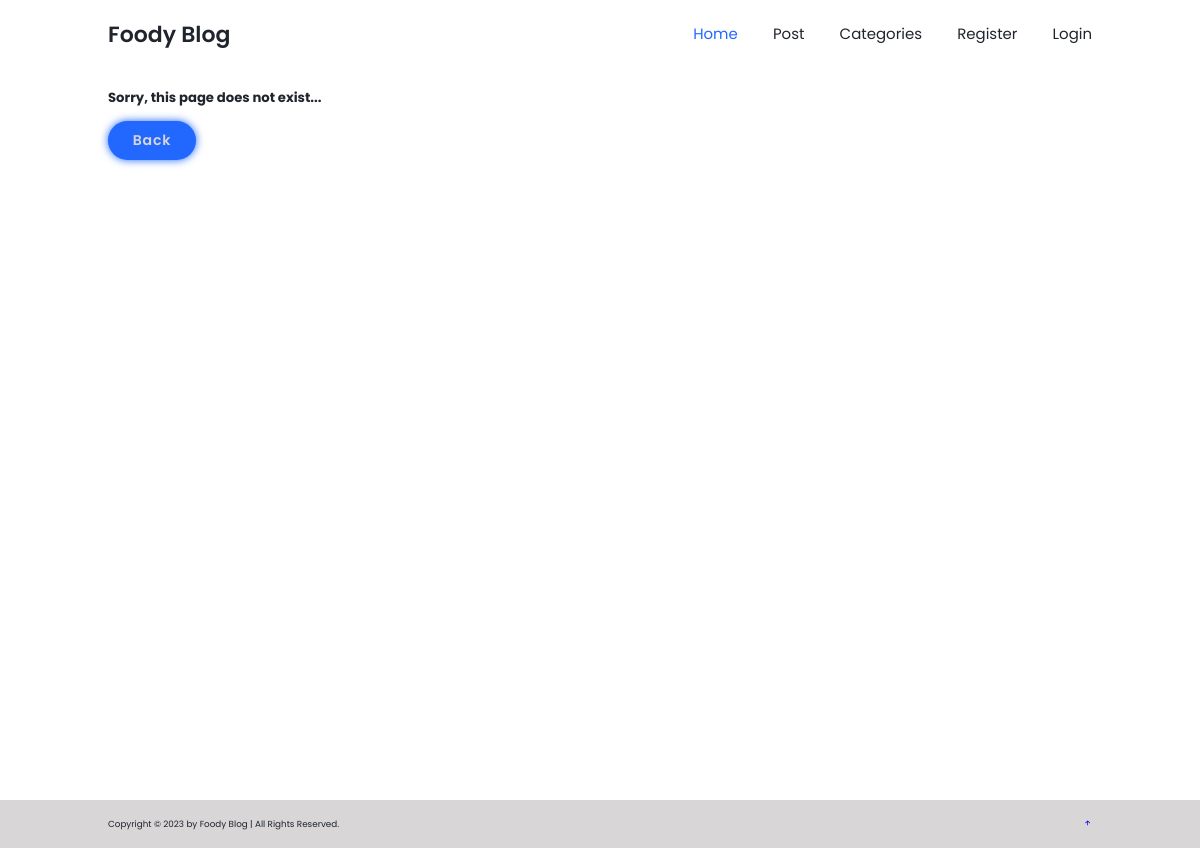
Page /category/Cooking/ on the earlier database version.
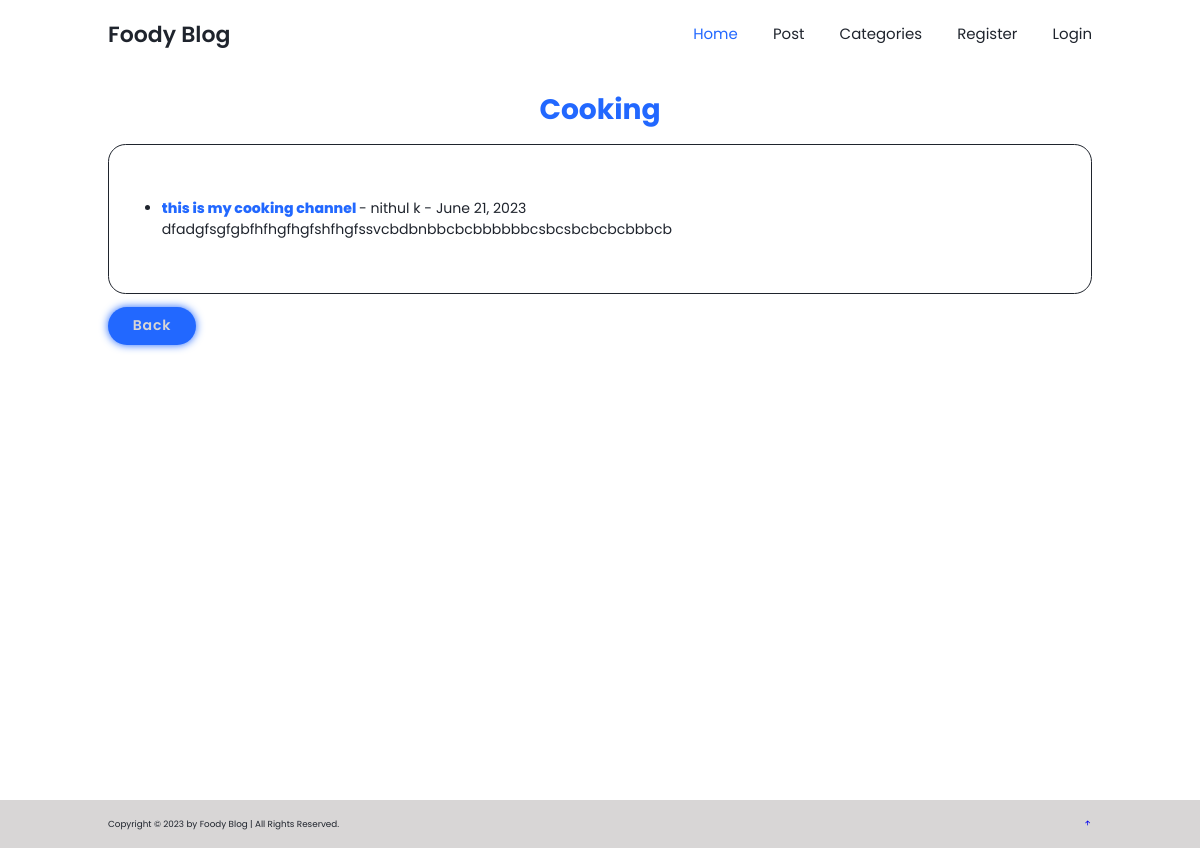
Same page on the later database version.
### Blog_app/models.py (models this page shows, shortened)
class Post(models.Model):
    title = models.CharField(max_length=255)
    title_tag = models.CharField(max_length=255, default='Foody Blog')
    author = models.ForeignKey(User, on_delete=models.CASCADE)
    body = models.TextField()
    post_date = models.DateField(auto_now_add=True)
    category = models.CharField(max_length=255, default='Food')
    likes = models.ManyToManyField(User, related_name='blog_posts')

### Blog_app/views.py (the view)
# urls.py: path('category/<str:cats>/', CategoryView, name="category"),
def CategoryView(request, cats):
    category_posts = Post.objects.filter(category=cats)
    return render(request, 'categories.html', {'cats':cats.title(), 'category_posts': category_posts})

### Blog_app/templates/categories.html (shortened to what this page needs)
{% extends 'base.html' %}
{% load static %}
{% block content %}
<section class="Categories" id="Categories">
  <div class="post-content">
    {% if category_posts %}
      <h3>{{ cats }}</h3>
      <br>
      <ul>
        {% for post in category_posts %}
          <li>
            <a href="{% url 'article-detail' post.pk %}" style="color: var(--main-color); font-weight: 800;">
              {{ post.title }}
            </a>
            - {{ post.author.first_name }} {{ post.author.last_name }} - {{ post.post_date }}
            <br>
            {{ post.body|slice:":200"|safe }}
          </li>
        {% endfor %}
      </ul>
    {% else %}
      <h2>Sorry, this page does not exist...</h2>
    {% endif %}
  </div>
  <br>
  <a href="{% url 'home' %}" class="fs-2 btn btn-primary">Back</a>
</section>
{% endblock content %}

Differences in the rows shown:
added Post: category "Cooking", title "this is my cooking channel", author.first_name "nithul", author.last_name "k", post_date "June 21, 2023", body "dfadgfsgfgbfhfhgfhgfshfhgfssvcbdbnbbcbcbbbbbbcsbcsbcbcbcbbbcb"
Other differences:
text no longer shown: "Sorry, this page does not exist..."
